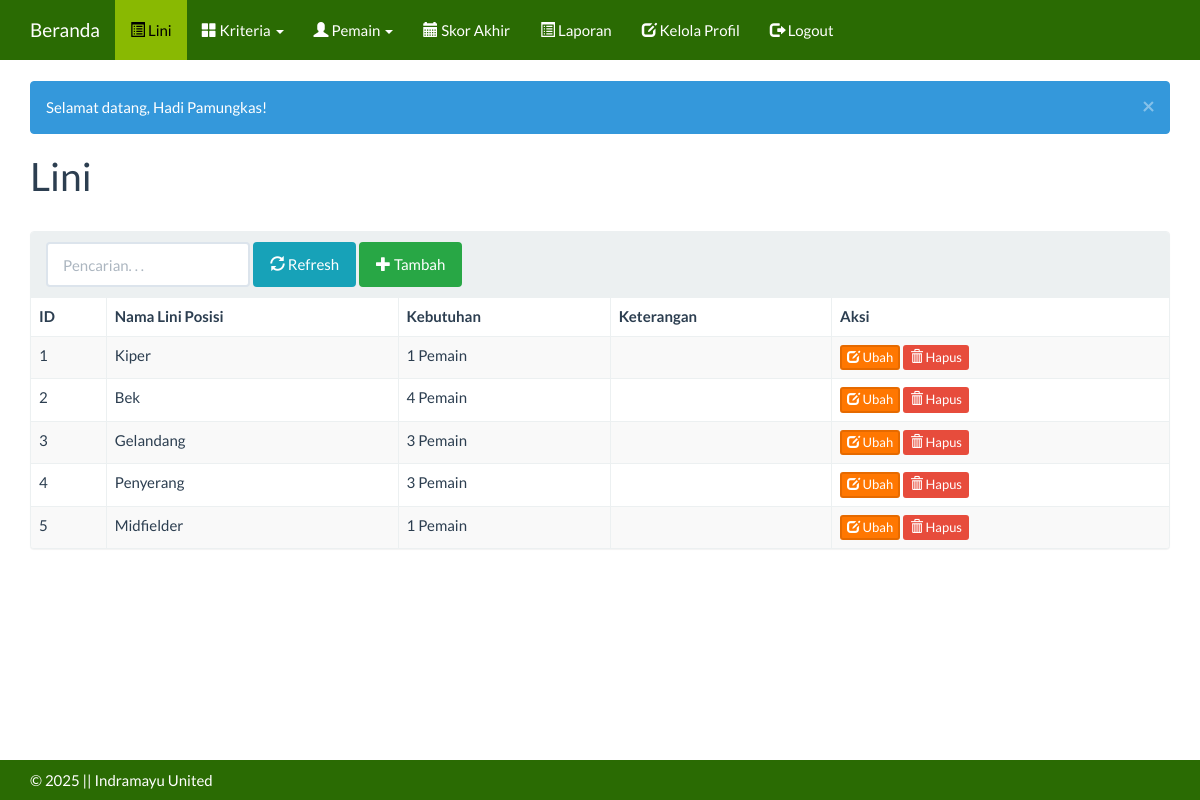
Page /index.php?m=periode (signed in) on the earlier database version.
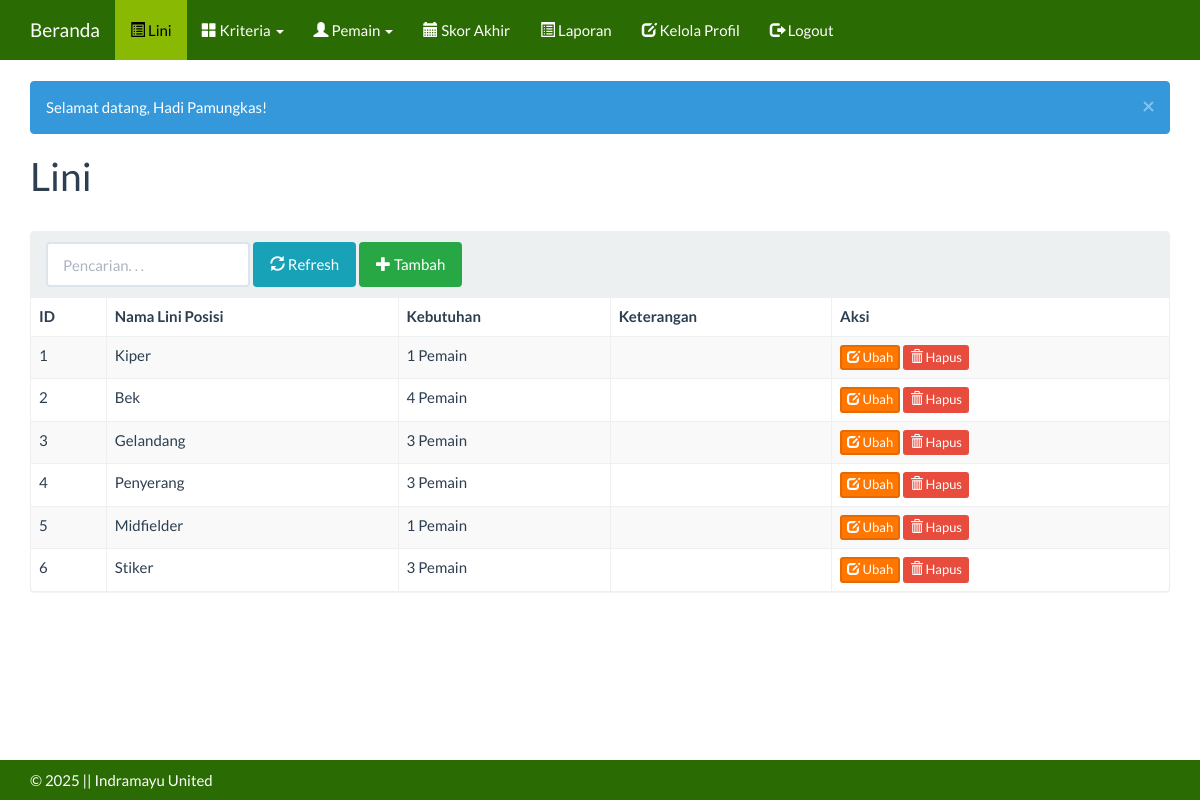
Same page on the later database version.
### tables this page shows
CREATE TABLE `tb_periode` (
  `tahun` int(11) NOT NULL,
  `nama` varchar(255) DEFAULT NULL,
  `keterangan` text DEFAULT NULL,
  `kebutuhan` int(11) NOT NULL DEFAULT 1
);

### functions.php (called while the page is built, shortened)
<?php
include 'config.php';
include 'includes/db.php';
$db = new DB($config['server'], $config['username'], $config['password'], $config['database_name']);
include 'includes/general.php';
function get($key)
{
    return isset($_GET[$key]) ? $_GET[$key] : null;
}
function isActive($name)
{
    if (is_array($name)) {
        $result = false;
        foreach ($name as $m) {
            if ($m == get('m')) {
                $result = true;
            }
        }
        return  $result ?  'active'  : null;
    }
    return get('m') == $name ?  'active'  : null;
}

### config.php (called while the page is built)
<?php
$config["server"]='localhost';
$config["username"]='root';
$config["password"]='';
$config["database_name"]='spk_indramayu_united';

### includes/db.php (called while the page is built, shortened)
<?php
class DB{
    var $conn = null;
    public function __construct($host, $username, $passwd, $dbname){
        $this->conn = mysqli_connect($host, $username, $passwd, $dbname);
    }
    public function query($sql){
        $query = mysqli_query($this->conn, $sql) or die('<pre>Error mysqli_query: ' . mysqli_error($this->conn) . '<br />' . $sql . '</pre>');
        return $query;
    }
    public function get_results($sql){
        $query = $this->query($sql);
        $arr = array();
        while($row = mysqli_fetch_object($query)){
            $arr[] = $row;
        }
        return $arr;
    }
}

### periode.php (the view, shortened to what this page needs)
<div class="page-header">
    <h1>Lini</h1>
</div>
<div class="panel panel-default">
    <div class="panel-heading">
    <form class="form-inline">
        <div class="form-group">
            <input class="form-control" type="search" placeholder="Pencarian. . ." name="q" value="<?= get('q') ?>" />
        </div>
        <div class="form-group">
            <button class="btn btn-info"><span class="glyphicon glyphicon-refresh"></span> Refresh</button>
        </div>
        <?php if ($_SESSION['level'] != '2') : ?>
        <div class="form-group">
            <a class="btn btn-success" href="?m=periode_tambah"><span class="glyphicon glyphicon-plus"></span> Tambah</a>
        </div>
        <?php endif; ?>
    </form>
</div>
<div class="table-responsive">
    <table class="table table-bordered table-hover table-striped">
        <thead>
            <tr>
                <th>ID</th>
                <th>Nama Lini Posisi</th>
                <th>Kebutuhan</th>
                <th>Keterangan</th>
                <th>Aksi</th>
            </tr>
        </thead>
        <?php
        $q = esc_field(get('q'));
        $rows = $db->get_results("SELECT * FROM tb_periode WHERE (nama LIKE '%$q%' or tahun LIKE '%$q%' ) ORDER BY tahun");
        foreach ($rows as $row) : ?>
            <tr>
                <td><?= $row->tahun ?></td>
                <td><?= $row->nama ?></td>
                <td><?= $row->kebutuhan ?> Pemain</td>
                <td><?= $row->keterangan ?></td>
                <td>
                    <?php if ($_SESSION['level'] != '2') : ?>
                    <a class="btn btn-xs btn-warning" href="?m=periode_ubah&ID=<?= $row->tahun ?>"><span class="glyphicon glyphicon-edit"></span> Ubah</a>
                    <a class="btn btn-xs btn-danger" href="aksi.php?act=periode_hapus&ID=<?= $row->tahun ?>" onclick="return confirm('Hapus data?')"><span class="glyphicon glyphicon-trash"></span> Hapus</a>
                    <?php else: ?>
                    -
                    <?php endif; ?>
                </td>
            </tr>
        <?php endforeach; ?>
    </table>
</div>
</div>

### index.php (shortened to what this page needs)
<?php
include 'functions.php';
?>
<!DOCTYPE html>
<html lang="en">
<head>
  <link href="assets/css/flatly-bootstrap.min.css" rel="stylesheet" />
  <link href="assets/css/general.css" rel="stylesheet" />
  <link href="assets/css/custom.css" rel="stylesheet" />
</head>
<body>
  <nav class="navbar navbar-default navbar-static-top">
    <div class="container">
      <div class="navbar-header">
        <a class="navbar-brand" href="?m=home">Beranda</a>
      </div>
      <div id="navbar" class="navbar-collapse collapse">
        <ul class="nav navbar-nav">
          <?php if ($_SESSION['level'] != '3') :  ?>
            <li class="<?= isActive(['periode', 'periode_tambah', 'periode_ubah']) ?>"><a href="?m=periode"><span class="glyphicon glyphicon-list-alt"></span> Lini</a></li>
            <li class="<?= isActive(['kriteria', 'rel_kriteria', 'kriteria_tambah', 'kriteria_ubah']) ?>" class="dropdown">
              <a href="#" class="dropdown-toggle" data-toggle="dropdown" role="button" aria-expanded="false"><span class="glyphicon glyphicon-th-large"></span> Kriteria <span class="caret"></span></a>
            </li>
            <li class="<?= isActive(['alternatif', 'rel_alternatif', 'alternatif_tambah', 'alternatif_ubah', 'rel_alternatif_ubah']) ?>" class="dropdown">
              <a href="#" class="dropdown-toggle" data-toggle="dropdown" role="button" aria-expanded="false"><span class="glyphicon glyphicon-user"></span> Pemain <span class="caret"></span></a>
            </li>
            <li class="<?= isActive('hitung') ?>"><a href="?m=hitung&periode=<?= get('periode') ?>"><span class="glyphicon glyphicon-calendar"></span> Skor Akhir</a></li>
            <li class="<?= isActive('laporan') ?>"><a href="?m=laporan"><span class="glyphicon glyphicon-list-alt"></span> Laporan</a></li>
            <?php endif; ?>
          <li class="<?= isActive('profil') ?>"><a href="?m=profil"><span class="glyphicon glyphicon-edit"></span> Kelola Profil</a></li>
          <li><a href="aksi.php?act=logout" onclick="return confirm('Apakah Anda yakin ingin logout?')"><span class="glyphicon glyphicon-log-out"></span> Logout</a></li>
        </ul>
      </div>
    </div>
  </nav>
  <div class="container">
    <?php
    if (isset($_SESSION['message'])) {
        print_msg($_SESSION['message']['text'], $_SESSION['message']['type']);
    }
    $mod = get('m');
    if ($mod && file_exists($mod . '.php')) {
        include $mod . '.php';
    } else {
        include 'home.php';
    }
    ?>
  </div>
  <footer class="footer bg-primary">
    <div class="container">
      <p>&copy; <?= date('Y') ?> || Indramayu United <em class="pull-right"></em></p>
    </div>
  </footer>
</body>
</html>

### includes/general.php (shortened to what this page needs)
<?php
function esc_field($str)
{
    return $str;
}
function print_msg($msg, $type = 'danger')
{
    echo ('<div class="alert alert-' . $type . ' alert-dismissible" role="alert">
  <button type="button" class="close" data-dismiss="alert" aria-label="Close"><span aria-hidden="true">&times;</span></button>' . $msg . '</div>');
}

### assets/css/general.css (style rules this page uses)
html { position: relative; min-height: 100%; }
body { margin-bottom: 70px; }
.footer { position: absolute; bottom: 0; width: 100%; height: 40px; }
.footer .container p { margin: 10px 0; }
.page-header { margin-top: 0; padding-bottom: 0; }
.page-header h1 { margin-top: 0; }

### assets/css/custom.css (style rules this page uses)
a { color: #FF7701; }
.bg-primary { background-color: #2A6B03; color: #fff; }
.navbar-default { background-color: #2A6B03; border-color: #89b902; }
.navbar-default .navbar-brand { color: #fff; }
.navbar-default .navbar-nav > li > a { color: #fff; }
.navbar-default .navbar-nav > .active > a, .navbar-default .navbar-nav > .active > a:hover, .navbar-default .navbar-nav > .active > a:focus { color: #000; background-color: #89b902; }
.btn-success { background-color: #28a745; border-color: #28a745; color: #fff; }
.btn-warning { background-color: #FF7701; border-color: #e66a00; color: #fff; }
.btn-info { background-color: #17a2b8; border-color: #17a2b8; color: #fff; }
.footer.bg-primary { background-color: #2A6B03; color: #fff; }

Differences in the rows shown:
added tb_periode: tahun "6", nama "Stiker", kebutuhan "3"
